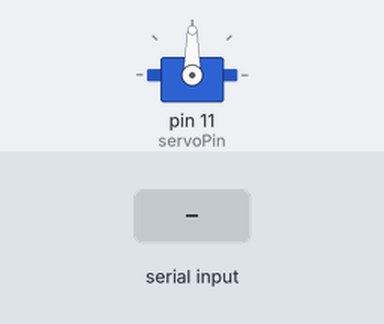
Simulated run of this sketch. Board: Arduino Uno, built with avr-gcc and run on an emulated ATmega328P. On the bench: servo. The inputs (shaded band) are chosen by the test bench. What the sketch prints to the serial monitor is not drawn.

Above: at 1.2 s.
1.3 s: "1" received over Serial
At 1.45 s:
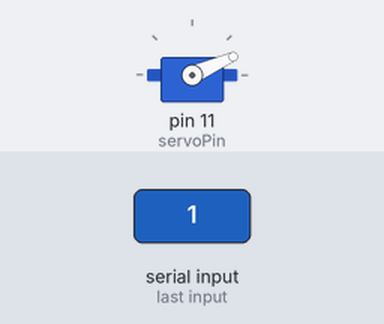
At 7.82 s:
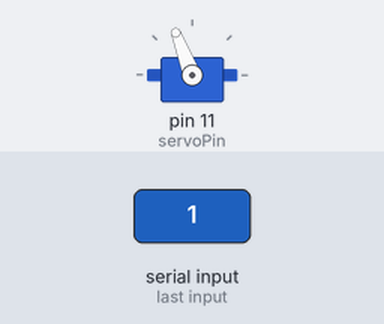
Timing chart, 0 to 65.8 s (numbered marks = the images above; inputs shaded):
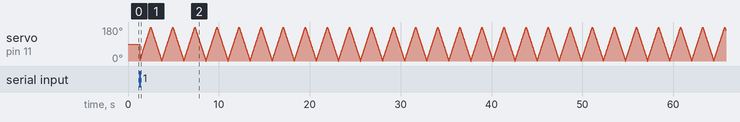

The sketch:

ServoSweep.ino
```cpp
#include <Servo.h>
Servo servo;
int servoPin = 11;
int angle = 0;
int interval = 3;
int delayValue = 20;
int increment = 1;

void printAngle( int value )
{
  char str[10];
  //Serial.println("printAngle");
  itoa(value, str, 10);
  Serial.println("Angle ");
  Serial.println(str);
}

void updateServo( int value )
{
  //Serial.println("updateServo");
  if (value >= 0 && value <= 180)
  {
    servo.write(value);
    delay(delayValue);
  }
}

void setup() {
    // put your setup code here, to run once:
    servo.attach( servoPin );
    Serial.begin(115200);
    Serial.println("Set Angle 0 to 180");
}

void loop() {

    // put your main code here, to run repeatedly:
    if (Serial.available())
    {
      if (increment)
      {
        angle += interval;
        printAngle( angle );
        updateServo( angle );
        if (angle >= 180)
        {
          increment = 0;
        }
      }
      else
      {
        angle -= interval;
        printAngle( angle );
        updateServo( angle );
        if (angle <= 0)
        {
          increment = 1;
        }
      }
    }
}
```
